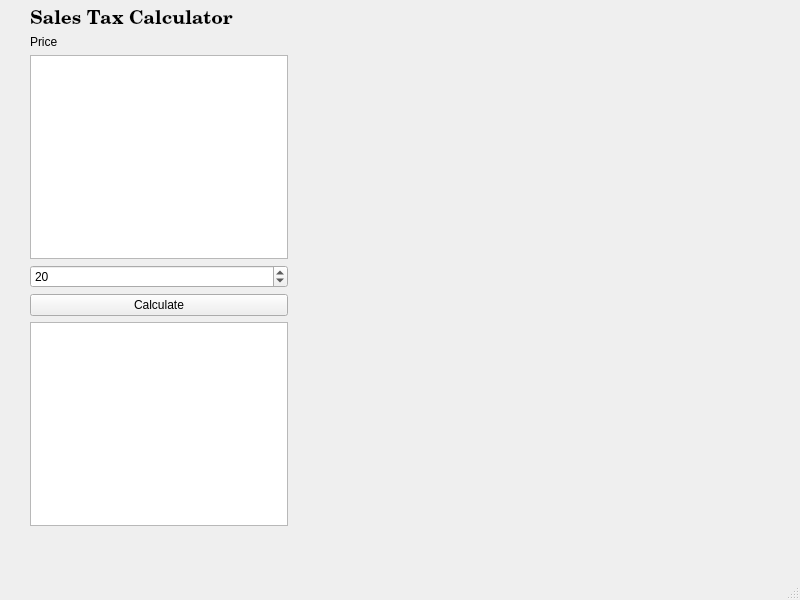
<?xml version="1.0" encoding="UTF-8"?>
<ui version="4.0">
 <class>MainWindow</class>
 <widget class="QMainWindow" name="MainWindow">
  <property name="geometry">
   <rect>
    <x>0</x>
    <y>0</y>
    <width>800</width>
    <height>600</height>
   </rect>
  </property>
  <property name="windowTitle">
   <string>MainWindow</string>
  </property>
  <widget class="QWidget" name="centralwidget">
   <widget class="QWidget" name="">
    <property name="geometry">
     <rect>
      <x>30</x>
      <y>10</y>
      <width>258</width>
      <height>516</height>
     </rect>
    </property>
    <layout class="QVBoxLayout" name="verticalLayout">
     <item>
      <widget class="QLabel" name="label">
       <property name="font">
        <font>
         <family>Century Schoolbook L</family>
         <pointsize>14</pointsize>
         <weight>75</weight>
         <bold>true</bold>
        </font>
       </property>
       <property name="text">
        <string>Sales Tax Calculator</string>
       </property>
      </widget>
     </item>
     <item>
      <widget class="QLabel" name="price">
       <property name="text">
        <string>Price</string>
       </property>
      </widget>
     </item>
     <item>
      <widget class="QTextEdit" name="price_box"/>
     </item>
     <item>
      <widget class="QSpinBox" name="tax_rate">
       <property name="value">
        <number>20</number>
       </property>
      </widget>
     </item>
     <item>
      <widget class="QPushButton" name="calc_tax_button">
       <property name="text">
        <string>Calculate</string>
       </property>
      </widget>
     </item>
     <item>
      <widget class="QTextEdit" name="results_window"/>
     </item>
    </layout>
   </widget>
  </widget>
  <widget class="QMenuBar" name="menubar">
   <property name="geometry">
    <rect>
     <x>0</x>
     <y>0</y>
     <width>800</width>
     <height>28</height>
    </rect>
   </property>
  </widget>
  <widget class="QStatusBar" name="statusbar"/>
 </widget>
 <resources/>
 <connections/>
</ui>
